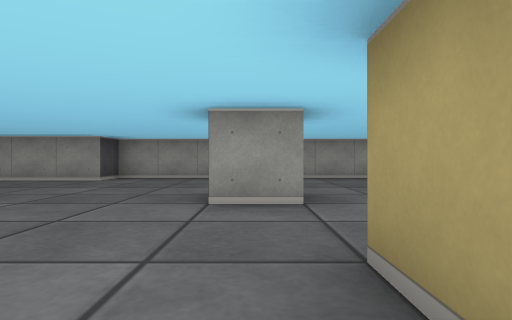
[1] (above)

16 first-person views from a walk through a cub3D maze. The camera is about half as high as the walls, looks level and sees 75° across. The floor is counted in squares. Each view is taken from the middle of a square. On the plan, view 1 faces up. The plan holds only what a view shows up to about 9 squares ahead; the rest is blank.

[2]
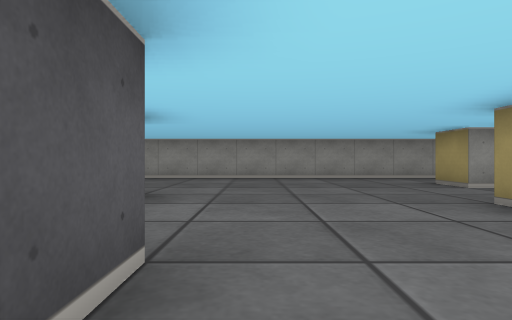

[3]
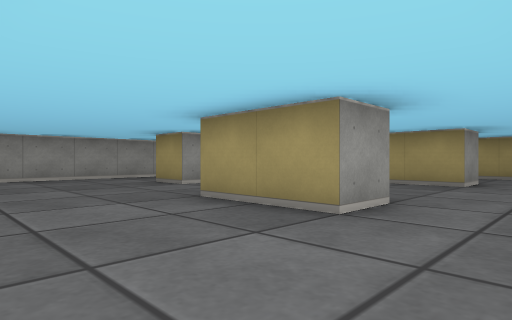

[4]
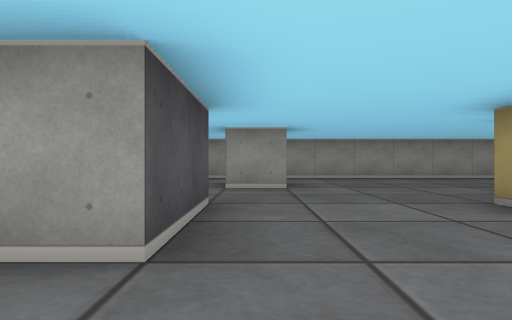

[5]
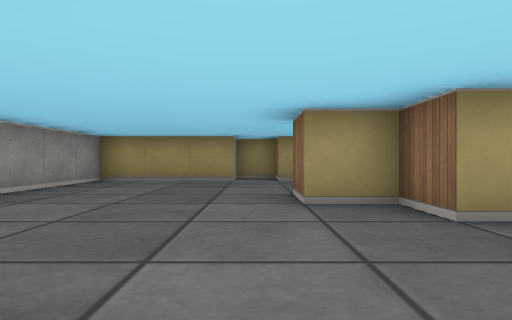

[6]
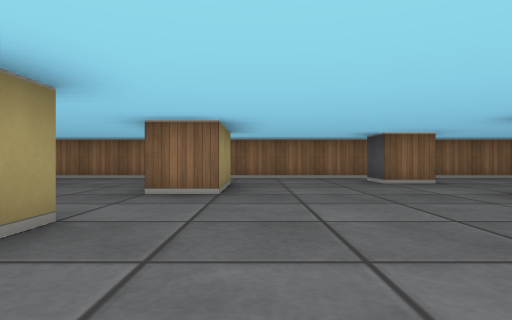

[7]
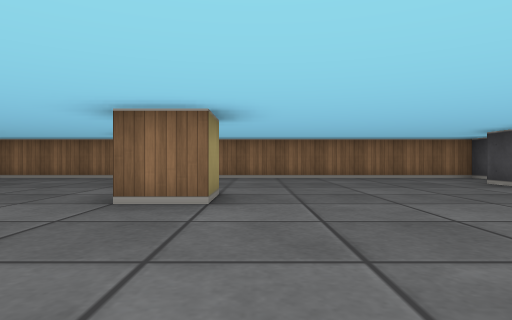

[8]
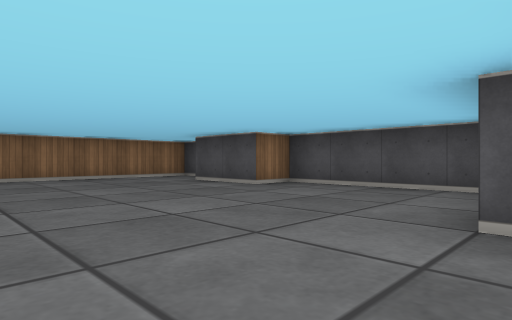

[9]
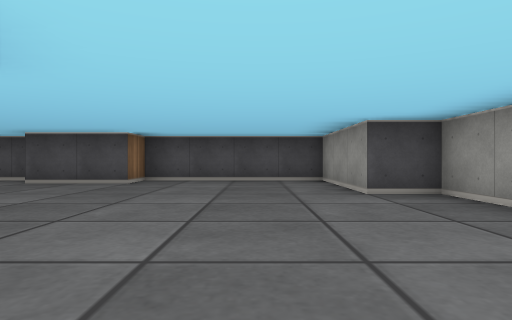

[10]
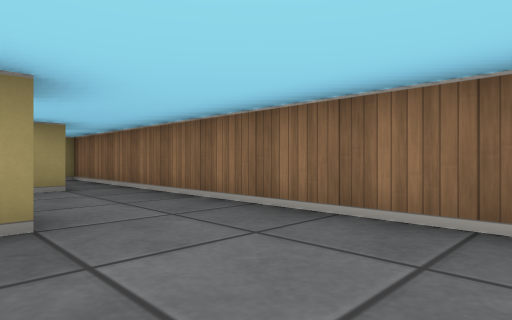

[11]
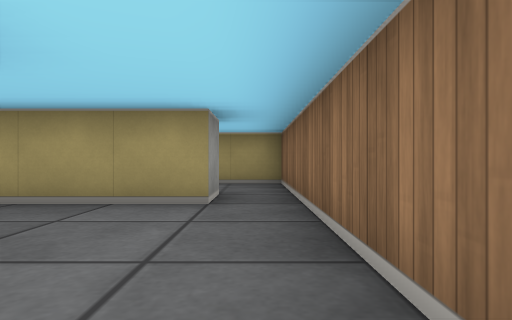

[12]
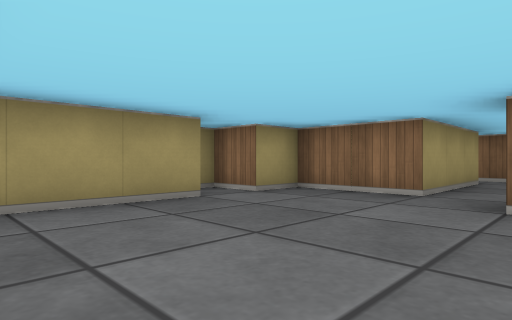

[13]
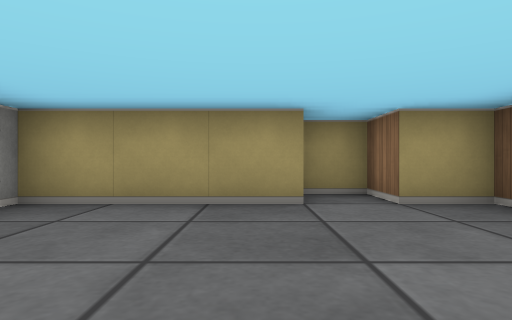

[14]
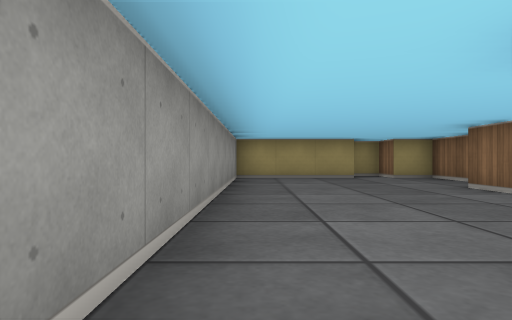

[15]
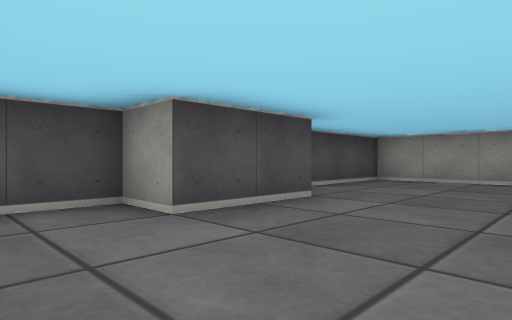

[16]
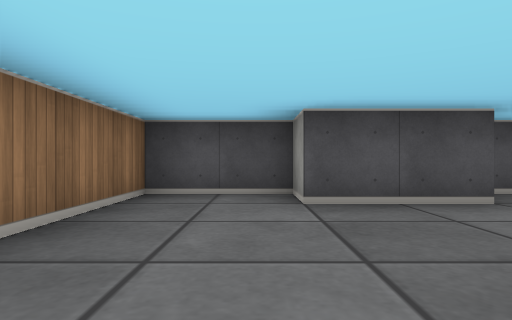

### Floor plan
Points are (right, up) in squares from view 1. A wall is a line through its corners. A room is listed if a view was taken in it or the views show most of it. See-through windows are left out.
Room 1 (views 1, 2, 3, 4, 5, 6, 7, 8, 9, 10, 11, 12, 13, 14, 15, 16)
walls: (4.5, 3.5) (5.5, 3.5) (5.5, 1.5) (4.5, 1.5) (4.5, 3.5); (0.5, 3.5) (-0.5, 3.5) (-0.5, 4.5) (0.5, 4.5); (6.6, 5.5) (5.5, 5.5) (5.5, 6.5); (0.5, 0.6) (0.5, 1.5) (1.5, 1.5) (1.5, 0.5); (9.5, 1.5) (8.5, 1.5) (8.5, 3.5) (9.5, 3.5) (9.5, 4.5) (10.5, 4.5); (12.5, 0.5) (11.5, 0.5) (11.5, 3.5) (13.5, 3.5) (13.5, 4.5) (14.5, 4.5) (14.5, 5.5) (13.5, 5.5) (13.5, 8.5) (-3.5, 8.5) (-3.5, 7.5) (-6.5, 7.5) (-6.5, 3.5) (-5.5, 3.5) (-5.5, 1.5) (-6.5, 1.5) (-6.5, -0.5) (12.5, -0.5)
ways out: opening at (12, 0)

Positions as (right, up) in squares from view 1, and headings:
1: (0, 0), facing up
2: (2, 0), facing up
3: (2, 0), facing up-right
4: (6, 0), facing up
5: (6, 5), facing right
6: (4, 8), facing down
7: (-1, 8), facing down
8: (-1, 8), facing down-left
9: (1, 6), facing left
10: (6, 2), facing down-right
11: (8, 0), facing right
12: (10, 8), facing down-right
13: (10, 6), facing right
14: (5, 8), facing right
15: (-3, 0), facing up-left
16: (-2, 1), facing left
